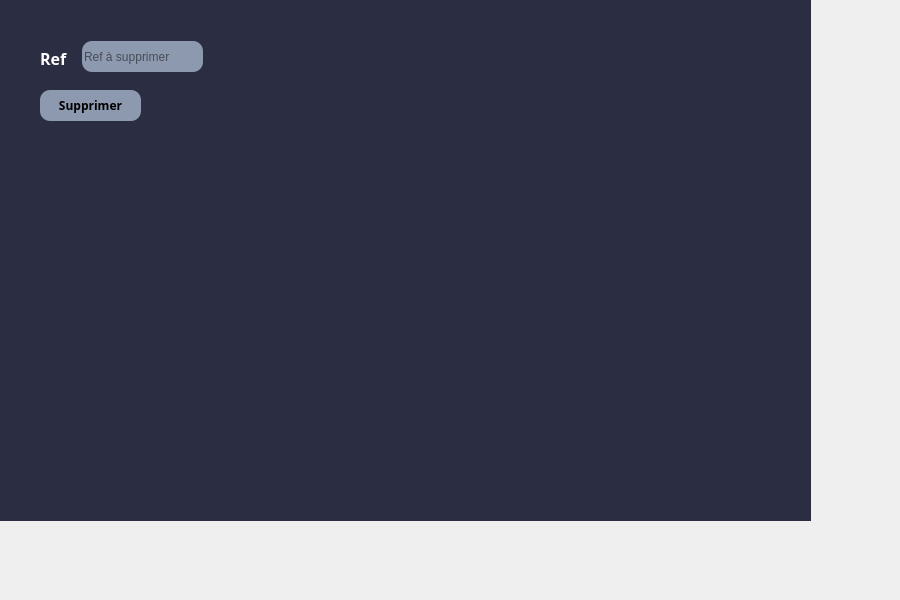
     <widget class="QWidget" name="tab_7">
      <attribute name="title">
       <string>Supprimer</string>
      </attribute>
      <widget class="QLabel" name="label_28">
       <property name="geometry">
        <rect>
         <x>-30</x>
         <y>-70</y>
         <width>841</width>
         <height>591</height>
        </rect>
       </property>
       <property name="styleSheet">
        <string notr="true">background-color: rgb(43, 45, 66);</string>
       </property>
       <property name="text">
        <string/>
       </property>
      </widget>
      <widget class="QLabel" name="label_29">
       <property name="geometry">
        <rect>
         <x>40</x>
         <y>50</y>
         <width>41</width>
         <height>16</height>
        </rect>
       </property>
       <property name="font">
        <font>
         <family>Google Sans</family>
         <pointsize>12</pointsize>
         <weight>75</weight>
         <bold>true</bold>
        </font>
       </property>
       <property name="styleSheet">
        <string notr="true">color: rgb(255, 255, 255);</string>
       </property>
       <property name="text">
        <string>Ref</string>
       </property>
      </widget>
      <widget class="QPushButton" name="pushButton_supprimer">
       <property name="geometry">
        <rect>
         <x>40</x>
         <y>90</y>
         <width>101</width>
         <height>31</height>
        </rect>
       </property>
       <property name="font">
        <font>
         <family>Google Sans</family>
         <pointsize>9</pointsize>
         <weight>75</weight>
         <bold>true</bold>
        </font>
       </property>
       <property name="styleSheet">
        <string notr="true">background-color: rgb(141, 153, 174);
border-radius: 10px;</string>
       </property>
       <property name="text">
        <string>Supprimer</string>
       </property>
      </widget>
      <widget class="QLineEdit" name="lineEdit_supprimer">
       <property name="geometry">
        <rect>
         <x>82</x>
         <y>41</y>
         <width>121</width>
         <height>31</height>
        </rect>
       </property>
       <property name="styleSheet">
        <string notr="true">background-color: rgb(141, 153, 174);
border-radius: 10px;</string>
       </property>
       <property name="placeholderText">
        <string>Ref à supprimer</string>
       </property>
      </widget>
      <widget class="QLabel" name="label_35">
       <property name="geometry">
        <rect>
         <x>310</x>
         <y>150</y>
         <width>581</width>
         <height>301</height>
        </rect>
       </property>
       <property name="text">
        <string/>
       </property>
       <property name="pixmap">
        <pixmap>:/images/images/logo.png</pixmap>
       </property>
       <property name="scaledContents">
        <bool>true</bool>
       </property>
      </widget>
     </widget>
